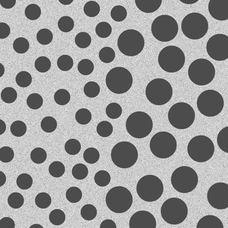
#> input picture hw5/img/Fig0943(a)(dark_blobs_on_light_background).tif, 228 x 228 px, shrunk from 600 x 600 before the run
$ python grayscale.py
#> lines starting #> are read from the running program, lines starting #| are printed output that depends on the picture
#> in grayscale_morphology_blobs, blobs is the input picture: shape (228, 228, 3); min 63, max 237, mean 153.6
import cv2
import matplotlib.pyplot as plt
import numpy as np


# 膨胀
def dilate_flat_round(img: np.ndarray, radius: int) -> np.ndarray:
#> called with radius = 30
    assert img.ndim == 2
    # 找到结构体的点
    di = []
    dj = []
    for x in range(-radius, radius + 1):
        for y in range(-radius, radius + 1):
            if round(np.sqrt(x ** 2 + y ** 2)) <= radius:
                di.append(x)
                dj.append(y)
    di = np.array(di)
    dj = np.array(dj)
    tmp = np.pad(img, pad_width=[(radius, radius), (radius, radius)], mode='minimum')
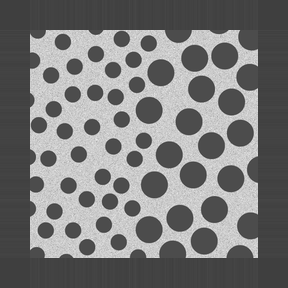
#> tmp: shape (288, 288); min 63, max 237, mean 120.8
    out = np.empty_like(img)
    for i in range(img.shape[0]):
        for j in range(img.shape[1]):
            out[i, j] = np.max(tmp[i + radius - di, j + radius - dj])
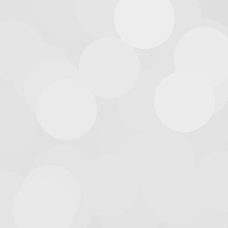
#> out: shape (228, 228); min 222, max 237, mean 230.1
    return out


# 腐蚀
def erode_flat_round(img: np.ndarray, radius: int) -> np.ndarray:
#> called with radius = 30
    assert img.ndim == 2
    # 找到结构体的点
    di = []
#> di = []
    dj = []
    for x in range(-radius, radius + 1):
        for y in range(-radius, radius + 1):
            if round(np.sqrt(x ** 2 + y ** 2)) <= radius:
                di.append(x)
                dj.append(y)
#> after the loop, di = 2933 values from -30 to 30; dj = 2933 values, max 30 at index 1191, min -30 at index 1131, mean 0
    di = np.array(di)
    dj = np.array(dj)
    tmp = np.pad(img, pad_width=[(radius, radius), (radius, radius)], mode='maximum')
    out = np.empty_like(img)
    for i in range(img.shape[0]):
        for j in range(img.shape[1]):
            out[i, j] = np.min(tmp[i + radius + di, j + radius + dj])
    return out


def open_operation_flat_round(img: np.ndarray, radius: int) -> np.ndarray:
    return dilate_flat_round(erode_flat_round(img, radius), radius)


def close_operation_flat_round(img: np.ndarray, radius: int) -> np.ndarray:
    return erode_flat_round(dilate_flat_round(img, radius), radius)


# 顶帽变换
def top_hat_transform(img: np.ndarray, radius: int) -> np.ndarray:
    return img - open_operation_flat_round(img, radius)


# 形态学平滑
def smooth(img: np.ndarray, radius: int) -> np.ndarray:
    return close_operation_flat_round(open_operation_flat_round(img, radius), radius)


# 形态学梯度
def grad(img: np.ndarray, radius: int) -> np.ndarray:
    return dilate_flat_round(img, radius) - erode_flat_round(img, radius)
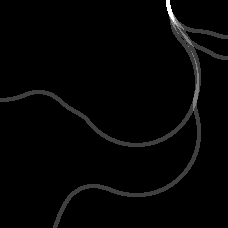
#> returned value: shape (228, 228); min 0, max 4, mean 0.0714; drawn with min black and max white


def grayscale_morphology_rice():
    print('===== 使用顶帽变换纠正阴影 =====')
    rice = cv2.imread('img/Fig0940(a)(rice_image_with_intensity_gradient).tif')
    rice = cv2.cvtColor(rice, cv2.COLOR_RGB2GRAY)
    _, rice_bin = cv2.threshold(rice, 0, 255, cv2.THRESH_OTSU)
    cv2.imwrite('result/rice_bin.png', rice_bin)
    rice_open = open_operation_flat_round(rice, 40)
    cv2.imwrite('result/rice_open.png', rice_open)
    rice_top_hat = top_hat_transform(rice, 40)
    cv2.imwrite('result/rice_top_hat.png', rice_top_hat)
    _, rice_top_hat_bin = cv2.threshold(rice_top_hat, 0, 255, cv2.THRESH_OTSU)
    cv2.imwrite('result/rice_top_hat_bin.png', rice_top_hat_bin)


def grayscale_morphology_dowel():
    print('===== 粒度测定 =====')
    dowel = cv2.imread('img/Fig0941(a)(wood_dowels).tif')
    dowel = cv2.cvtColor(dowel, cv2.COLOR_RGB2GRAY)
    dowel_smooth = smooth(dowel, 5)
    cv2.imwrite('result/wood_dowels_smooth.png', dowel_smooth)
    surfaces = [dowel_smooth.sum(dtype=np.int64)]
    for radius in range(1, 36):
        print(f'radius = {radius}')
        dowel_new = open_operation_flat_round(dowel_smooth, radius)
        s = dowel_new.sum(dtype=np.int64)
        surfaces.append(s)
        if radius in [10, 20, 25, 30]:
            cv2.imwrite(f'result/wood_dowels_open_radius={radius}.png', dowel_new)
    difference = []
    for radius in range(1, 36):
        difference.append(surfaces[radius - 1] - surfaces[radius])
    plt.plot(range(1, 36), difference)
    plt.xlabel('r')
    plt.ylabel('Differences in surface areas')
    plt.savefig('result/differences_in_surface_areas.png')


def grayscale_morphology_blobs():
    print('===== 纹理分割 =====')
    blobs = cv2.imread('img/Fig0943(a)(dark_blobs_on_light_background).tif')
    blobs = cv2.cvtColor(blobs, cv2.COLOR_RGB2GRAY)
    blobs_remove_small = close_operation_flat_round(blobs, 30)
    cv2.imwrite('result/blobs_remove_small.png', blobs_remove_small)
    blobs_fill_gaps = open_operation_flat_round(blobs_remove_small, 60)
    cv2.imwrite('result/blobs_fill_gaps.png', blobs_fill_gaps)
    blobs_edge_grad = grad(blobs_fill_gaps, 2)
    blobs_spilt = blobs + blobs_edge_grad
    cv2.imwrite('result/blobs_split.png', blobs_spilt)


if __name__ == '__main__':
    # grayscale_morphology_rice()
    # grayscale_morphology_dowel()
    grayscale_morphology_blobs()
